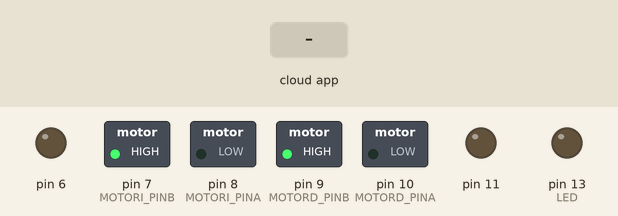
The sketch below on a simulated Arduino Uno, built for the host (arithmetic inside an expression is 32-bit, double 64-bit). On the bench: switched loads named in the sketch (green lamp = pin HIGH), output pins drawn as LEDs (lit = HIGH). The test bench sets the inputs (shaded band). The ROS host is connected and sends only what is stated.

Above: at 1.2 s.
1.3 s: the phone or cloud app sets linear.x to -100
At 2.5 s:
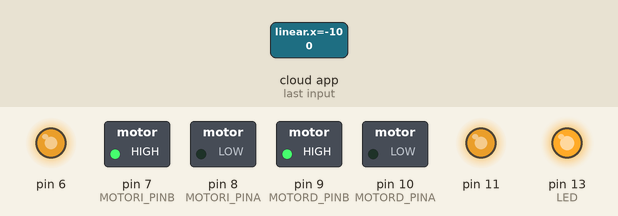
2.8 s: the phone or cloud app sets angular.z to -100
At 3.1 s:
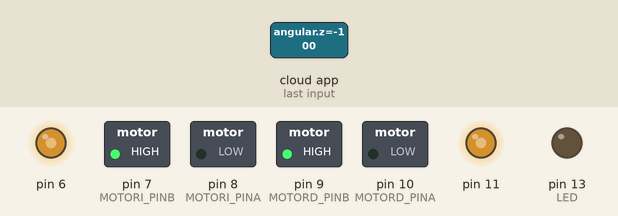
4.3 s: the phone or cloud app sets linear.x to 0
At 5.4 s:
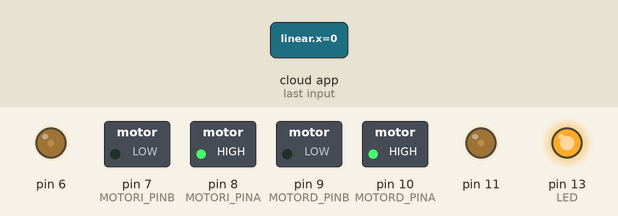
5.8 s: the phone or cloud app sets angular.z to 0
At 6.6 s:
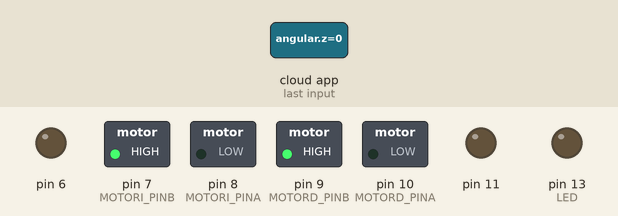
7.3 s: the phone or cloud app sets linear.x to 100
At 8.4 s:
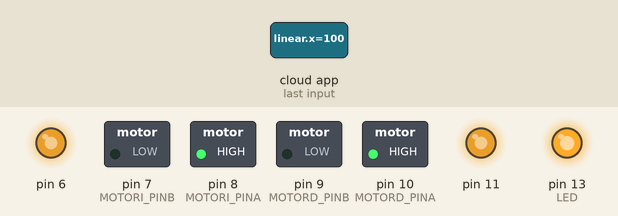
8.8 s: the phone or cloud app sets angular.z to 100
At 10.1 s:
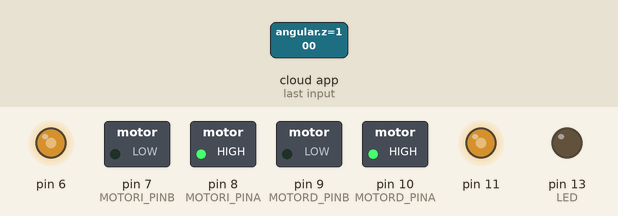
Timing chart, 0 to 11.3 s (numbered marks = the images above; inputs shaded):
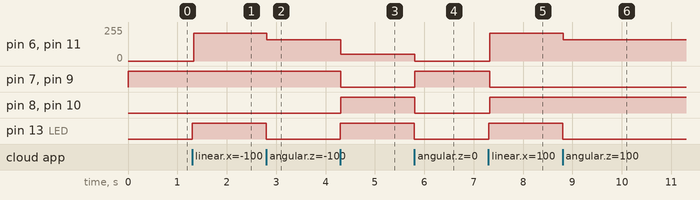

The sketch:

ros_open_loop_differential_drive.ino
```cpp
/*** This sketch implements the model for a differential drive vehicle.
    You should adjust the parameters for the wheels and dimension of your robot.
    It assumes an open loop control based on PWM to keep it very simple.

    It receives a ROS Twist() message and computes the required velocities for the right and left wheels.
    Subscribed topics:
      /cmd_vel  (geometry_msgs.Twist())
    Published topics:
      /string   (std_msgs.String()) A string to send back info to the ROS PC used for debugging
*/
// Do not remove the include below
#include "ros_open_loop_differential_drive.h"

/********************************
 ******  Global variables  ******
 ********************************/
ros::NodeHandle nh;
volatile float global_linx = 0, global_angz = 0;
//std_msgs::Float32 float_debug;

//Motores
Motor left_motor, right_motor;

//Twist callback
void cmd_vel_cb(const geometry_msgs::Twist& cmd_msg) {
  digitalWrite(LED, HIGH - digitalRead(LED)); //toggles a led
  global_linx = cmd_msg.linear.x;
  global_angz = cmd_msg.angular.z;
}

//Creates the ROS publishers and subscribers
ros::Subscriber<geometry_msgs::Twist> cmd_vel_sub("cmd_vel", cmd_vel_cb);
//ros::Publisher float_pub("float_debug", &float_debug);


void move_robot(float linearx, float angularz) {
	//Equations for a differential drive mobile robot.
  // 1 rad/sec = 9.55 RPM
  // 0.5*9.55=4.77 (scale factor to put it in RPM)
  float scale=255.0*4.77/MAX_MOTOR_RPM; //To adjust PWM values to be between 0 and 255, this is ugly I should change it if I have time.
	float wr = ((2.0 * linearx + WHEELDIST * angularz) / (WHEELRAD))*scale; // wr in PWM
  float wl = ((2.0 * linearx - WHEELDIST * angularz) / (WHEELRAD))*scale; // wl in PWM
  // Check if the computed values are between the appropriate PWM values.
  int pwm_left = (int) (round(wl));
  int pwm_right = (int) (round(wl));

  if ((pwm_left <= 255 && pwm_left >= -255) && (pwm_right <= 255 && pwm_right >= -255)) {
    //float_debug.data=(float)pwm_left;
    //float_pub.publish(&float_debug);
    left_motor.move(pwm_left);
    right_motor.move(pwm_right);
  } else { //If some strange command was computed then stop the robot
    left_motor.soft_stop();
    right_motor.soft_stop();
  }
}


/*************************************
 ****      Arduino SETUP          ****
 *************************************/
void setup() {
	//nh.getHardware()->setBaud(57600); //The HC06 and 05 use by default 9600 baud rate
	nh.initNode();
	nh.subscribe(cmd_vel_sub);
  //nh.advertise(float_pub);
	pinMode(LED, OUTPUT);
	//Initialize motors
	left_motor.init(MOTORI_PINA, MOTORI_PINB, MOTORI_ENABLE);
	right_motor.init(MOTORD_PINA, MOTORD_PINB, MOTORD_ENABLE);

}

/***********************************************
 *            Arduino MAIN LOOP
 **********************************************/
void loop() {
	//I will just keep the loop waiting for a message
	//in the ros topic
	if (!(millis() % CONTROLLER_TIME)) {	//Control the motors every CONTROLLER_TIME [ms].
		move_robot(global_linx, global_angz);
	}
	nh.spinOnce();
	delay(1);
}
```

Motor.cpp
```cpp
/*
 * Motor.cpp
 *
 *  Created on: Jul 31, 2015
 *      Author: arturo
 */

#include "Motor.h"

Motor::Motor() {
}

Motor::~Motor() {

}

void Motor::init(int positive_pin, int negative_pin, int enable_pin) {
	pos_ = positive_pin;
	neg_ = negative_pin;
	en_ = enable_pin;
	pinMode(pos_, OUTPUT);
	pinMode(neg_, OUTPUT);
	pinMode(en_, OUTPUT);
}

/* Hard stop of motor
 * motor: LEFT or RIGHT (0 or 1)
 */
void Motor::hard_stop() {
	//Stop if received an wrong direction
	digitalWrite(pos_, 1);
	digitalWrite(neg_, 1);
	analogWrite(en_, 255);
}

/* Soft stop of motor
 * motor: LEFT or RIGHT (0 or 1)
 */
void Motor::soft_stop() {
	//Stop if received an wrong direction
	digitalWrite(pos_, 0);
	digitalWrite(neg_, 0);
	analogWrite(en_, 0);
}
/* Moves the left wheel forward
 * motor: LEFT or RIGHT (0 or 1)
 * speed: a value between -255 and 255 (negative is backward, positive is forward)
 */
void Motor::move(int pwm_val) {
	//sonar_msg.data=pwm_val;

	if (pwm_val >= 1 && pwm_val <= 255) {
		digitalWrite(pos_, 1);
		digitalWrite(neg_, 0);
		analogWrite(en_, pwm_val);
	} else if (pwm_val <= 1 && pwm_val >= -255) {
		digitalWrite(pos_, 0);
		digitalWrite(neg_, 1);
		analogWrite(en_, -1 * pwm_val);
	} else {
		//Stop if received a wrong direction
		Motor::hard_stop();
	}
}
```

Motor.h
```cpp
/*
 * Motor.h
 *
 *  Created on: Jul 31, 2015
 *      Author: arturo
 */

#ifndef MOTOR_H_
#define MOTOR_H_
#include "Arduino.h"

class Motor {
	int pos_; //Positive pin
	int neg_; //Negative pin
	int en_; //Enable pin

public:
	Motor();
	virtual ~Motor();
	void init(int positive_pin, int negative_pin, int enable_pin);
	void move(int pwm_val);
	void hard_stop();
	void soft_stop();

};

#endif /* MOTOR_H_ */
```

ros_open_loop_differential_drive.h
```cpp
// Only modify this file to include
// - function definitions (prototypes)
// - include files
// - extern variable definitions
// In the appropriate section

#ifndef _robotino_H_
#define _robotino_H_
#include "Arduino.h"
#include "Motor.h"
#include <ros.h>
#include <geometry_msgs/Twist.h>
#include <std_msgs/String.h>
#include <std_msgs/Int32.h>
#include <std_msgs/Float32.h>


//add your includes for the project ros_dc_motor here

/*******************************
 * Define the material
 ******************************/
//Adjust this to your robot
#define WHEELRAD 0.09 //The radius of the wheels (m)
#define WHEELDIST 0.48 //Distance between wheels (m)
#define MAX_MOTOR_RPM 130.0 //[RPM]

//para MOVER EL MOTOR
#define MOTORD_PINA  10
#define MOTORD_PINB 9
#define MOTORD_ENABLE 11

#define MOTORI_PINA  8
#define MOTORI_PINB 7
#define MOTORI_ENABLE 6


//otros
#define CONTROLLER_TIME 10 //Time in milliseconds
#define BACKWARD -1  //moves backwards
#define FORWARD 1
#define LEFT 1
#define RIGHT 0
#define LED 13 //A led that blinks when receiving a message in any topic


//end of add your includes here
#ifdef __cplusplus
extern "C" {
#endif
void loop();
void setup();
#ifdef __cplusplus
} // extern "C"
#endif

//add your function definitions for the project robotino here

//Do not add code below this line
#endif /* _robotino_H_ */
```

Measured:
- after the input at 1.3 s, pin 6, pin 11: 0/255 → 208/255 at once; pin 13 (LED): LOW → HIGH at once
- after the input at 2.8 s, pin 6, pin 11: 208/255 → 158/255 at once; pin 13 (LED): HIGH → LOW at once
- after the input at 4.3 s, pin 6, pin 11: 158/255 → 50/255 at once; pin 7 (MOTORI_PINB), pin 9 (MOTORD_PINB): HIGH → LOW at once; pin 8 (MOTORI_PINA), pin 10 (MOTORD_PINA), pin 13 (LED): LOW → HIGH at once
- after the input at 5.8 s, pin 6, pin 11: 50/255 → 0/255 at once; pin 7 (MOTORI_PINB), pin 9 (MOTORD_PINB): LOW → HIGH at once; pin 8 (MOTORI_PINA), pin 10 (MOTORD_PINA), pin 13 (LED): HIGH → LOW at once
- after the input at 7.3 s, pin 6, pin 11: 0/255 → 208/255 at once; pin 7 (MOTORI_PINB), pin 9 (MOTORD_PINB): HIGH → LOW at once; pin 8 (MOTORI_PINA), pin 10 (MOTORD_PINA), pin 13 (LED): LOW → HIGH at once
- after the input at 8.8 s, pin 6, pin 11: 208/255 → 158/255 at once; pin 13 (LED): HIGH → LOW at once
